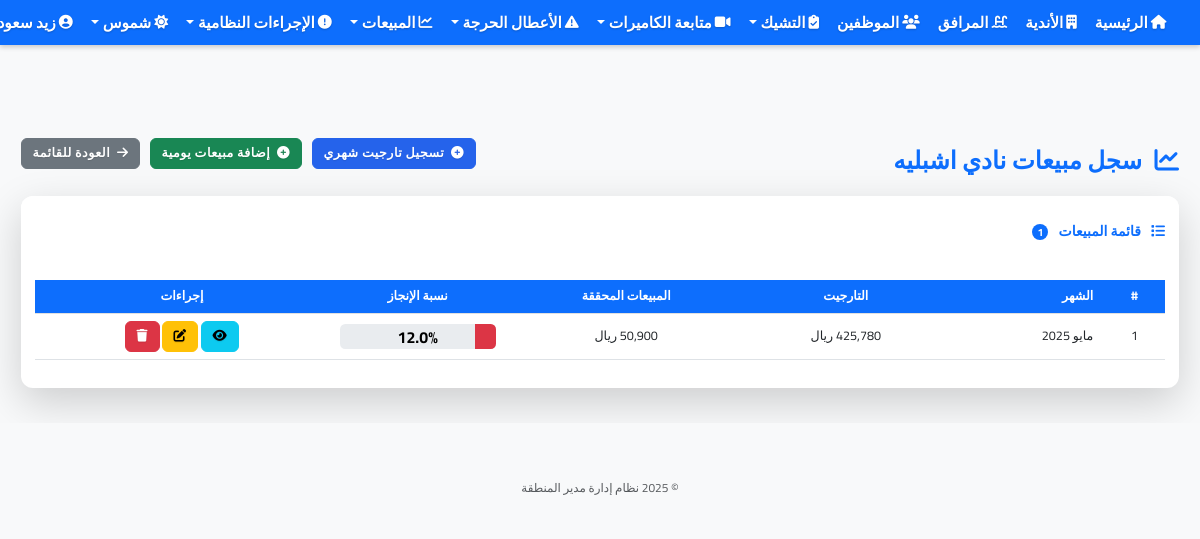
Screenshot of /sales/club/2 (signed in) with the database file from the repository.
### app.py (models this page shows, shortened)
class User(UserMixin, db.Model):
    __table__ = db.Table('user', db.metadata,
        db.Column('id', db.Integer, primary_key=True),
        db.Column('username', db.String(64), index=True, unique=True),
        db.Column('name', db.String(100)),
        db.Column('phone', db.String(20)),
        db.Column('password', db.String(128)),
        db.Column('is_admin', db.Boolean, default=False),
        db.Column('role', db.String(50), default='user'),  # الدور: admin, manager, supervisor, user
        extend_existing=True
    )
    permissions = db.relationship('Permission', secondary='user_permission', lazy='subquery',
                               backref=db.backref('users', lazy=True))
    clubs = db.relationship('Club', secondary=user_clubs, lazy='subquery',
                          backref=db.backref('users', lazy=True))
    def has_permission(self, permission_code):
        try:
            if self.is_admin:
                return True
            user_permission_codes = db.session.query(Permission.code).join(
                user_permission,
                (user_permission.c.permission_id == Permission.id) & (user_permission.c.user_id == self.id)
            ).all()
            user_permission_codes = [p[0] for p in user_permission_codes]
            if permission_code in user_permission_codes:
                return True
            role = self.role or 'user'  # استخدام دور المستخدم العادي إذا لم يكن هناك دور محدد
            role_permissions = db.session.query(Permission.code).join(
                db.Table('role_permission', db.metadata,
                    db.Column('role', db.String(50)),
                    db.Column('permission_id', db.Integer, db.ForeignKey('permission.id')),
                    extend_existing=True
                )
            ).filter_by(role=role).all()
            role_permission_codes = [p[0] for p in role_permissions]
            return permission_code in role_permission_codes
        except Exception as e:
            print(f"خطأ في التحقق من الصلاحيات: {str(e)}")
            return False

class Club(db.Model):
    id = db.Column(db.Integer, primary_key=True)
    name = db.Column(db.String(100), nullable=False)
    location = db.Column(db.String(200), nullable=False)
    manager_name = db.Column(db.String(100))
    phone = db.Column(db.String(20))
    facilities = db.relationship('Facility', secondary=club_facilities, lazy='subquery',
                               backref=db.backref('clubs', lazy=True))

class SalesTarget(db.Model):
    __tablename__ = 'sales_target'
    id = db.Column(db.Integer, primary_key=True)
    club_id = db.Column(db.Integer, db.ForeignKey('club.id'), nullable=False)
    month = db.Column(db.String(7), nullable=False)  # بتنسيق YYYY-MM
    target_amount = db.Column(db.Float, nullable=False)
    online_sales = db.Column(db.Float, default=0)  # مبيعات الأونلاين
    personal_training_sales = db.Column(db.Float, default=0)  # مبيعات التدريب الشخصي
    created_at = db.Column(db.DateTime, default=datetime.now)
    updated_at = db.Column(db.DateTime, default=datetime.now, onupdate=datetime.now)
    club = db.relationship('Club', backref='sales_targets')
    daily_sales = db.relationship('DailySales', backref='target', cascade='all, delete-orphan')
    def get_achieved_amount(self):
        daily_total = sum(sale.amount for sale in self.daily_sales)
        return daily_total + self.online_sales + self.personal_training_sales
    def get_achievement_percentage(self):
        if self.target_amount == 0:
            return 0
        return round((self.get_achieved_amount() / self.target_amount * 100), 1)

class DailySales(db.Model):
    __tablename__ = 'daily_sales'
    id = db.Column(db.Integer, primary_key=True)
    target_id = db.Column(db.Integer, db.ForeignKey('sales_target.id'), nullable=False)
    sale_date = db.Column(db.Date, nullable=False)
    amount = db.Column(db.Float, nullable=False)
    created_at = db.Column(db.DateTime, default=datetime.now)
    updated_at = db.Column(db.DateTime, default=datetime.now, onupdate=datetime.now)

### app.py (the view)
@app.route('/sales/club/<int:club_id>')
@login_required
def sales_club_detail(club_id):
    club = Club.query.get_or_404(club_id)
    if not current_user.is_admin and club not in current_user.clubs:
        flash('ليس لديك صلاحية للوصول إلى هذا النادي')
        return redirect(url_for('sales_clubs_list'))
    targets = SalesTarget.query.filter_by(club_id=club_id).order_by(SalesTarget.month.desc()).all()
    def format_month(month_str):
        year, month = month_str.split('-')
        arabic_months = [
            'يناير', 'فبراير', 'مارس', 'أبريل', 'مايو', 'يونيو',
            'يوليو', 'أغسطس', 'سبتمبر', 'أكتوبر', 'نوفمبر', 'ديسمبر'
        ]
        return f"{arabic_months[int(month)-1]} {year}"
    formatted_months = {target.month: format_month(target.month) for target in targets}
    return render_template('sales/club_detail.html',
                          title=f'سجل مبيعات {club.name}',
                          club=club,
                          targets=targets,
                          formatted_months=formatted_months)

### templates/sales/club_detail.html (shortened to what this page needs)
{% extends 'base.html' %}
{% block content %}
<div class="container-fluid py-4">
    <div class="d-flex justify-content-between align-items-center mb-4">
        <h2 class="text-primary mb-0"><i class="fas fa-chart-line me-2"></i> سجل مبيعات {{ club.name }}</h2>
        <div>
            <a href="{{ url_for('new_sales_target', club_id=club.id) }}" class="btn btn-primary">
                <i class="fas fa-plus-circle me-1"></i> تسجيل تارجيت شهري
            </a>
            <a href="{{ url_for('new_daily_sales', club_id=club.id) }}" class="btn btn-success ms-2">
                <i class="fas fa-plus-circle me-1"></i> إضافة مبيعات يومية
            </a>
            <a href="{{ url_for('sales_clubs_list') }}" class="btn btn-secondary ms-2">
                <i class="fas fa-arrow-right me-1"></i> العودة للقائمة
            </a>
        </div>
    </div>
    <div class="card shadow-lg">
        <div class="card-header bg-white py-3">
            <h4 class="mb-0 text-primary"><i class="fas fa-list me-2"></i> قائمة المبيعات <span class="badge bg-primary rounded-pill ms-2">{{ targets|length }}</span></h4>
        </div>
        <div class="card-body p-0">
            {% if targets %}
            <div class="table-responsive">
                <table class="table table-hover align-middle">
                    <thead class="table-light">
                        <tr>
                            <th class="text-center" style="font-size: 18px; color: #ffffff; background-color: #0d6efd;font-weight: bold;">#</th>
                            <th style="font-size: 18px; color: #ffffff; background-color: #0d6efd;font-weight: bold;">الشهر</th>
                            <th class="text-center" style="font-size: 18px; color: #ffffff; background-color: #0d6efd; font-weight: bold;">التارجيت</th>
                            <th class="text-center" style="font-size: 18px; color: #ffffff; background-color: #0d6efd;font-weight: bold;">المبيعات المحققة</th>
                            <th class="text-center" style="font-size: 18px; color: #ffffff; background-color: #0d6efd;font-weight: bold;">نسبة الإنجاز</th>
                            <th class="text-center" style="font-size: 18px; color: #ffffff; background-color: #0d6efd;font-weight: bold;">إجراءات</th>
                        </tr>
                    </thead>
                    <tbody>
                        {% for target in targets %}
                        <tr>
                            <td class="text-center">{{ loop.index }}</td>
                            <td>{{ formatted_months[target.month] }}</td>
                            <td class="text-center">{{ "{:,.0f}".format(target.target_amount) }} ريال</td>
                            <td class="text-center">{{ "{:,.0f}".format(target.get_achieved_amount()) }} ريال</td>
                            <td class="text-center">
                                <div class="progress" style="height: 25px; position: relative;">
                                    <div class="progress-bar {% if target.get_achievement_percentage() < 50 %}bg-danger{% elif target.get_achievement_percentage() < 80 %}bg-warning{% else %}bg-success{% endif %}" role="progressbar" style="width: {{ target.get_achievement_percentage() }}%; min-width: 2em;" aria-valuenow="{{ target.get_achievement_percentage() }}" aria-valuemin="0" aria-valuemax="100"></div>
                                    <div style="position: absolute; top: 0; left: 0; right: 0; bottom: 0; display: flex; align-items: center; justify-content: center;">
                                        <span style="color: #000000; font-weight: bold; font-size: 16px; z-index: 10;">{{ target.get_achievement_percentage() }}%</span>
                                    </div>
                                </div>
                            </td>
                            <td class="text-center">
                                <div class="action-buttons-container">
                                    <a href="{{ url_for('sales_target_detail', id=target.id) }}" class="btn btn-info action-button" title="عرض">
                                        <i class="fas fa-eye"></i>
                                    </a>
                                    <a href="{{ url_for('edit_sales_target', id=target.id) }}" class="btn btn-warning action-button" title="تعديل">
                                        <i class="fas fa-edit"></i>
                                    </a>
                                    <form method="post" action="{{ url_for('delete_sales_target', id=target.id) }}" class="d-inline" onsubmit="return confirm('هل أنت متأكد من حذف هذا التارجيت؟ سيتم حذف جميع المبيعات اليومية المرتبطة به.');">
                                        <button type="submit" class="btn btn-danger action-button" title="حذف">
                                            <i class="fas fa-trash"></i>
                                        </button>
                                    </form>
                                </div>
                            </td>
                        </tr>
                        {% endfor %}
                    </tbody>
                </table>
            </div>
            {% endif %}
        </div>
    </div>
</div>
{% endblock %}

### templates/base.html (shortened to what this page needs)
<!DOCTYPE html>
<html lang="ar" dir="rtl">
<head>
    <link rel="stylesheet" href="https://cdn.jsdelivr.net/npm/bootstrap@5.3.0/dist/css/bootstrap.rtl.min.css">
    <link rel="stylesheet" href="https://cdnjs.cloudflare.com/ajax/libs/font-awesome/6.4.0/css/all.min.css" media="print" onload="this.media='all'">
    <link rel="stylesheet" href="{{ url_for('static', filename='css/fix-size.css') }}">
    <link rel="stylesheet" href="{{ url_for('static', filename='css/performance.css') }}">
    <link rel="stylesheet" href="{{ url_for('static', filename='css/compact-style.css') }}?v={{ range(100000, 999999) | random }}">
    <link rel="stylesheet" href="{{ url_for('static', filename='css/navbar-fixed-solution.css') }}?v={{ range(100000, 999999) | random }}">
    <link rel="stylesheet" href="{{ url_for('static', filename='css/navbar-fixed-absolute-new.css') }}?v={{ range(100000, 999999) | random }}">
    <link rel="stylesheet" href="{{ url_for('static', filename='css/dashboard-cards-fix.css') }}?v={{ range(100000, 999999) | random }}">
</head>
<body class="no-margin" style="padding-top: 70px !important; margin: 0 !important; overflow-x: hidden !important;">
    <nav class="navbar navbar-expand-lg navbar-dark bg-primary px-2 fixed-top" style="position: fixed !important; top: 0 !important; left: 0 !important; right: 0 !important; width: 100% !important; z-index: 1030 !important; margin: 0 !important; padding: 0 !important; height: 45px !important; box-shadow: 0 2px 5px rgba(0, 0, 0, 0.2) !important; transform: none !important; transition: none !important; animation: none !important; will-change: auto !important;">
        <div class="container-fluid" style="padding: 0;">
            <div class="collapse navbar-collapse" id="navbarNav">
                <ul class="navbar-nav">
                    {% if current_user.is_authenticated %}
                    <li class="nav-item">
                        <a class="nav-link fw-bold" href="{{ url_for('index') }}">
                            <i class="fas fa-home me-1"></i> الرئيسية
                        </a>
                    </li>
                    <li class="nav-item">
                        <a class="nav-link fw-bold" href="{{ url_for('clubs') }}">
                            <i class="fas fa-building me-1"></i> الأندية
                        </a>
                    </li>
                    <li class="nav-item">
                        <a class="nav-link fw-bold" href="{{ url_for('facilities') }}">
                            <i class="fas fa-swimming-pool me-1"></i> المرافق
                        </a>
                    </li>
                    <li class="nav-item">
                        <a class="nav-link fw-bold" href="{{ url_for('employees') }}">
                            <i class="fas fa-users me-1"></i> الموظفين
                        </a>
                    </li>
                    <li class="nav-item dropdown">
                        <a class="nav-link dropdown-toggle fw-bold" href="#" id="checksDropdown" role="button" data-bs-toggle="dropdown">
                            <i class="fas fa-clipboard-check me-1"></i> التشيك
                        </a>
                    </li>
                    <li class="nav-item dropdown">
                        <a class="nav-link dropdown-toggle fw-bold" href="#" id="cameraDropdown" role="button" data-bs-toggle="dropdown">
                            <i class="fas fa-video me-1"></i> متابعة الكاميرات
                        </a>
                    </li>
                    <li class="nav-item dropdown">
                        <a class="nav-link dropdown-toggle fw-bold" href="#" id="criticalIssuesDropdown" role="button" data-bs-toggle="dropdown">
                            <i class="fas fa-exclamation-triangle me-1"></i> الأعطال الحرجة
                        </a>
                    </li>
                    <li class="nav-item dropdown">
                        <a class="nav-link dropdown-toggle fw-bold" href="#" id="salesDropdown" role="button" data-bs-toggle="dropdown">
                            <i class="fas fa-chart-line me-1"></i> المبيعات
                        </a>
                    </li>
                    <li class="nav-item dropdown">
                        <a class="nav-link dropdown-toggle fw-bold" href="#" id="violationsDropdown" role="button" data-bs-toggle="dropdown">
                            <i class="fas fa-exclamation-circle me-1"></i> الإجراءات النظامية
                        </a>
                    </li>
                    <li class="nav-item dropdown">
                        <a class="nav-link dropdown-toggle fw-bold" href="#" id="shumoosDropdown" role="button" data-bs-toggle="dropdown">
                            <i class="fas fa-sun me-1"></i> شموس
                        </a>
                    </li>
                    {% endif %}
                </ul>
                <ul class="navbar-nav ms-auto">
                    {% if current_user.is_authenticated %}
                    <li class="nav-item dropdown">
                        <a class="nav-link dropdown-toggle fw-bold" href="#" id="navbarDropdown" role="button" data-bs-toggle="dropdown">
                            <i class="fas fa-user-circle me-1"></i> {{ current_user.name }}
                        </a>
                    </li>
                    {% else %}
                    <li class="nav-item">
                        <a class="nav-link fw-bold" href="{{ url_for('login') }}">
                            <i class="fas fa-sign-in-alt me-1"></i> تسجيل الدخول
                        </a>
                    </li>
                    {% endif %}
                </ul>
            </div>
        </div>
    </nav>
    <main class="container-fluid px-3" style="margin-top: 20px !important; padding-top: 20px !important;">
        {% block content %}{% endblock %}
    </main>
    <footer class="footer mt-5 py-3 bg-light">
        <div class="container text-center">
            <span class="text-muted">© 2025 نظام إدارة مدير المنطقة</span>
        </div>
    </footer>
</body>
</html>

### rows the page displays
User: name "زيد…"
Club: name "نادي اشبليه"
SalesTarget: month "مايو 2025", get_achievement_percentage "12.0"

### other values shown
{{ targets|length }} "1"
